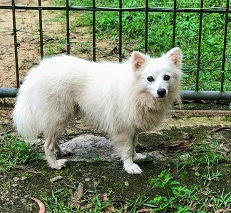
#> input picture OpenCV_code/images/dog1.jpg, 231 x 213 px
$ python geometric_transformation_flip.py
#> lines starting #> are read from the running program, lines starting #| are printed output that depends on the picture
# -*- coding: utf-8 -*-
"""

@author: abhilash
"""
#import opencv library
import cv2 as cv
#import numpy as np

#read the image from computer
img = cv.imread('images/dog1.jpg')
#> img is the input picture: shape (213, 231, 3); mean B, G, R 101, 132.1, 119

#show the Actual Image
cv.imshow("Original",img)


#flipped images
flipped_image = cv.flip(img,1)
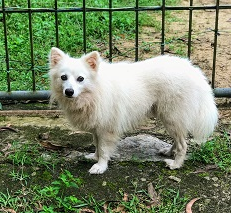
#> flipped_image: shape (213, 231, 3); mean B, G, R 101, 132.1, 119
#show the Flipped Image
cv.imshow("Flipped Horizontal",flipped_image)

flipped_image = cv.flip(img,0)
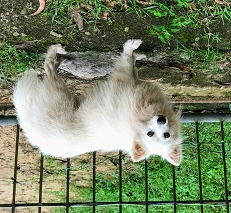
#> flipped_image: shape (213, 231, 3); mean B, G, R 101, 132.1, 119
#show the Flipped Image
cv.imshow("Flipped Veritical",flipped_image)

flipped_image = cv.flip(img,-1)
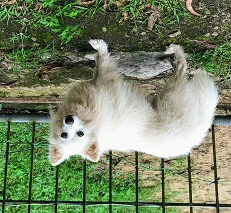
#> flipped_image: shape (213, 231, 3); mean B, G, R 101, 132.1, 119
#show the Flipped Image
cv.imshow("Flipped Both Directions",flipped_image)

$ run again, with OpenCV_code/images/abhi1.JPG copied over OpenCV_code/images/dog1.jpg
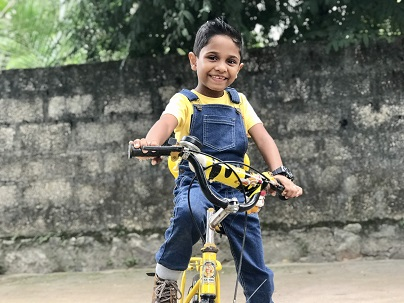
#> input picture OpenCV_code/images/abhi1.JPG, 404 x 303 px
#> img is the input picture: shape (303, 404, 3); mean B, G, R 109, 119.1, 116.7
#> `flipped_image = cv.flip(img,0)`:
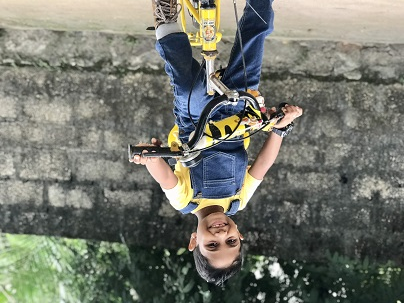
#> flipped_image: shape (303, 404, 3); mean B, G, R 109, 119.1, 116.7
#> `flipped_image = cv.flip(img,-1)`:
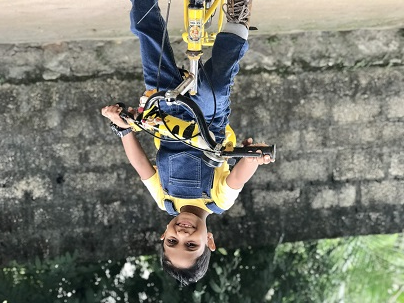
#> flipped_image: shape (303, 404, 3); mean B, G, R 109, 119.1, 116.7

$ run again, with OpenCV_code/images/abhi2.jpg copied over OpenCV_code/images/dog1.jpg
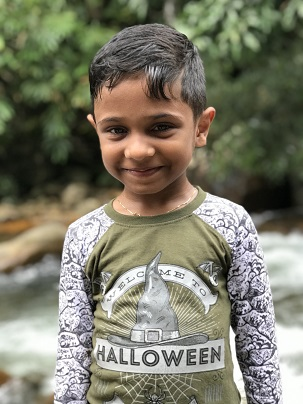
#> input picture OpenCV_code/images/abhi2.jpg, 303 x 404 px
#> img is the input picture: shape (404, 303, 3); mean B, G, R 105.3, 122.7, 124.1
#> `flipped_image = cv.flip(img,0)`:
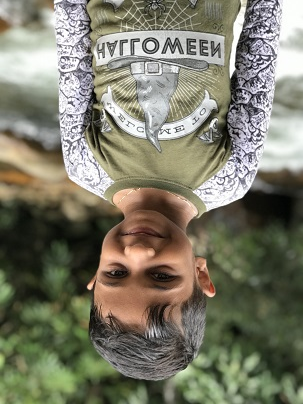
#> flipped_image: shape (404, 303, 3); mean B, G, R 105.3, 122.7, 124.1
#> `flipped_image = cv.flip(img,-1)`:
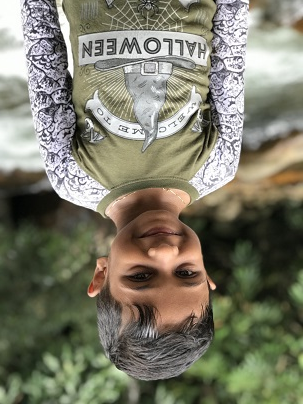
#> flipped_image: shape (404, 303, 3); mean B, G, R 105.3, 122.7, 124.1
